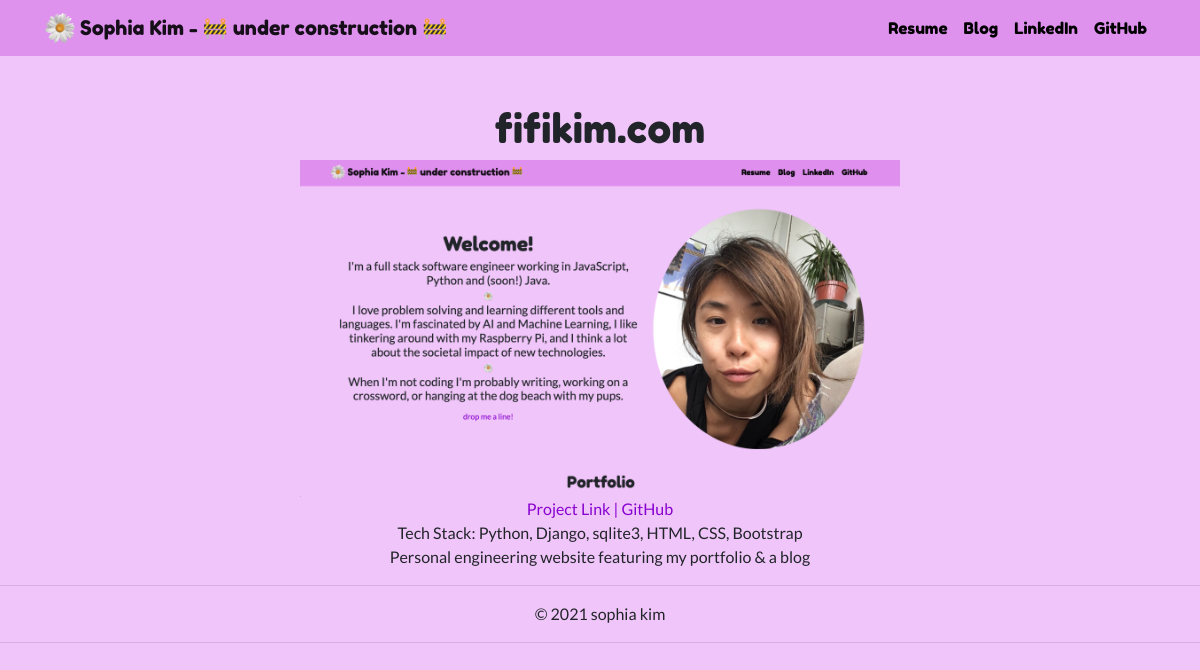
Screenshot of /projects/7/ with the database file from the repository.
### projects/models.py (models this page shows, shortened)
class Project(models.Model):
  title = models.CharField(max_length=100)
  description = models.CharField(max_length=250)
  stack = models.CharField(max_length=100, blank=True)
  image = models.ImageField(upload_to='projects/images/')
  url = models.URLField(blank=True)
  github = models.URLField(blank=True)

### projects/views.py (the view)
# urls.py: path("<int:pk>/", views.project_detail, name="project_detail"),
def project_detail(request, pk):
  project = get_object_or_404(Project, pk=pk)
  return render(request, 'projects/project_detail.html', {'project': project})

### projects/templates/projects/project_detail.html
{% extends 'projects/base.html' %}
{% block content %}
<h1 class="text-center mt-5" id="section-heading">{{ project.title }}</h1>
<img src="{{ project.image.url }}" width="600">
<br>
{% if project.url %}
  <a href="{{ project.url }}">Project Link</a>
{% else %}
  Project link coming soon
{% endif %}
{% if project.github %}
  <a href="{{ project.github }}">| GitHub </a>
{% else %}
  | GitHub link coming soon
{% endif %}
<br>
Tech Stack: {{ project.stack }}
<br>
{{ project.description|safe }}
{% endblock %}

### projects/static/projects/custom.css (style rules this page uses)
body { background-color: #f0c5f9; margin: 0; font-family: 'Lato', sans-serif; text-align: center; }
#section-heading { font-family: 'Fredoka One', cursive; }
a:link { color: #8801D0 }

### rows the page displays
Project: title "fifikim.com", image (picture), stack "Python, Django, sqlite3, HTML, CSS, Bootstrap", description "Personal engineering website featuring my portfolio & a blog"
